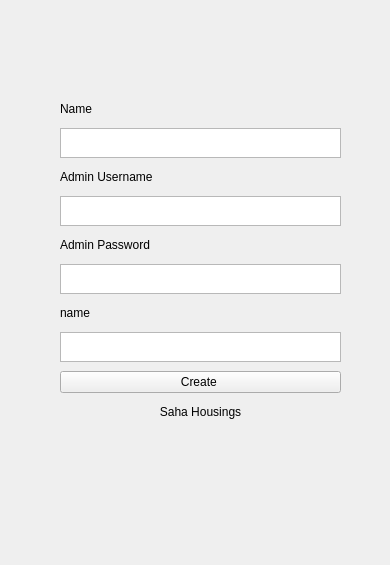
<?xml version="1.0" encoding="UTF-8"?>
<ui version="4.0">
 <class>CreatHousing</class>
 <widget class="QWidget" name="CreatHousing">
  <property name="geometry">
   <rect>
    <x>0</x>
    <y>0</y>
    <width>390</width>
    <height>565</height>
   </rect>
  </property>
  <property name="minimumSize">
   <size>
    <width>390</width>
    <height>565</height>
   </size>
  </property>
  <property name="maximumSize">
   <size>
    <width>390</width>
    <height>565</height>
   </size>
  </property>
  <property name="windowTitle">
   <string>Saha Housings - Start</string>
  </property>
  <widget class="QWidget" name="verticalLayoutWidget">
   <property name="geometry">
    <rect>
     <x>60</x>
     <y>90</y>
     <width>281</width>
     <height>341</height>
    </rect>
   </property>
   <layout class="QVBoxLayout" name="verticalLayout">
    <property name="spacing">
     <number>0</number>
    </property>
    <item>
     <widget class="QLabel" name="nameLabel">
      <property name="maximumSize">
       <size>
        <width>16777215</width>
        <height>20</height>
       </size>
      </property>
      <property name="text">
       <string>Name</string>
      </property>
     </widget>
    </item>
    <item>
     <widget class="QTextEdit" name="housingNameTextEdit">
      <property name="maximumSize">
       <size>
        <width>16777215</width>
        <height>30</height>
       </size>
      </property>
     </widget>
    </item>
    <item>
     <widget class="QLabel" name="adminUsernameLabel">
      <property name="maximumSize">
       <size>
        <width>16777215</width>
        <height>20</height>
       </size>
      </property>
      <property name="text">
       <string>Admin Username</string>
      </property>
     </widget>
    </item>
    <item>
     <widget class="QTextEdit" name="adminUsernameTextEdit">
      <property name="maximumSize">
       <size>
        <width>16777212</width>
        <height>30</height>
       </size>
      </property>
     </widget>
    </item>
    <item>
     <widget class="QLabel" name="adminPasswordLabel">
      <property name="maximumSize">
       <size>
        <width>16777215</width>
        <height>20</height>
       </size>
      </property>
      <property name="text">
       <string>Admin Password</string>
      </property>
     </widget>
    </item>
    <item>
     <widget class="QTextEdit" name="adminPasswordTextEdit">
      <property name="maximumSize">
       <size>
        <width>16777215</width>
        <height>30</height>
       </size>
      </property>
     </widget>
    </item>
    <item>
     <widget class="QLabel" name="adminNameLabel">
      <property name="maximumSize">
       <size>
        <width>16777215</width>
        <height>20</height>
       </size>
      </property>
      <property name="text">
       <string>name</string>
      </property>
     </widget>
    </item>
    <item>
     <widget class="QTextEdit" name="adminNameTextEdit">
      <property name="maximumSize">
       <size>
        <width>16777215</width>
        <height>30</height>
       </size>
      </property>
     </widget>
    </item>
    <item>
     <widget class="QPushButton" name="createHousingButton">
      <property name="text">
       <string>Create </string>
      </property>
     </widget>
    </item>
    <item>
     <widget class="QLabel" name="crLabel">
      <property name="maximumSize">
       <size>
        <width>16777215</width>
        <height>20</height>
       </size>
      </property>
      <property name="text">
       <string>Saha Housings</string>
      </property>
      <property name="alignment">
       <set>Qt::AlignCenter</set>
      </property>
     </widget>
    </item>
   </layout>
  </widget>
 </widget>
 <resources/>
 <connections/>
</ui>
